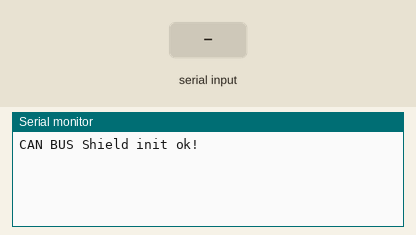
Simulated run of this sketch. Board: Arduino Uno, built with avr-gcc and run on an emulated ATmega328P. On the bench: the last lines printed to the serial monitor. The inputs (shaded band) are chosen by the test bench.

Above: at 1.2 s.
1.3 s: "1" received over Serial
At 2.4 s:
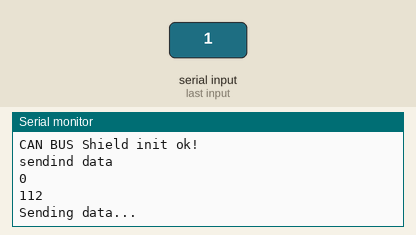
2.8 s: "0" received over Serial
At 3.9 s:
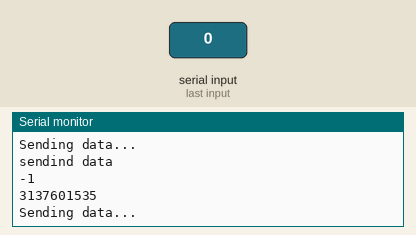
4.3 s: "2" received over Serial
At 4.7 s:
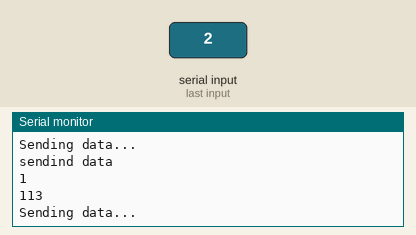
Timing chart, 0 to 7.3 s (numbered marks = the images above; inputs shaded):
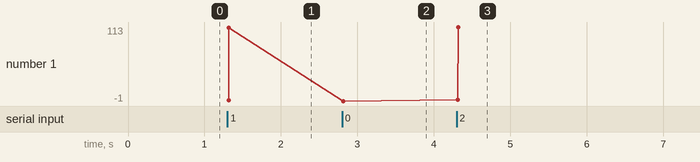

Measured:
- after the input at 1.3 s, the serial monitor: prints a new line at once (image 1)
- after the input at 2.8 s, the serial monitor: prints a new line at once (image 2)
- after the input at 4.3 s, the serial monitor: prints a new line at once (image 3)
- plotted number 1: 112 → -1 after the input at 2.8 s, -1 → 113 after the input at 4.3 s

The sketch:

can_send_rec.ino
```cpp
#include <SPI.h>
#include "mcp_can.h"

const int SPI_CS_PIN = 9;

MCP_CAN CAN(SPI_CS_PIN);                                    // Set CS pin

void setup()
{
    Serial.begin(9600);

    while (CAN_OK != CAN.begin(CAN_500KBPS))              // init can bus : baudrate = 500k
    {
        Serial.println("CAN BUS Shield init fail");
        Serial.println("Init CAN BUS Shield again");
        delay(100);
    }
    Serial.println("CAN BUS Shield init ok!");
}

void loop()
{
    unsigned char len = 0;
    unsigned char buf[8];

    if(CAN_MSGAVAIL == CAN.checkReceive())            // check if data coming
    {
        CAN.readMsgBuf(&len, buf);    // read data,  len: data length, buf: data buf

        unsigned char canId = CAN.getCanId();
        unsigned char defId = 112;
        unsigned char defId2 = 113;
        if(canId == defId){
          Serial.println("-----------------------------");
          Serial.println("get data from ID: ");
          Serial.println(canId);

          Serial.println("Point 1");
          /*for(int i = 0; i<len; i++)    // print the data
          {
              Serial.print(buf[i]);
              Serial.print("\t");
          }*/
          Serial.print(buf[len-1]);
          Serial.println();
        }
        if(canId == defId2){
          Serial.println("-----------------------------");
          Serial.println("get data from ID: ");
          Serial.println(canId);
          Serial.println("Point 2");
          /*for(int i = 0; i<len; i++)    // print the data
          {
              Serial.print(buf[i]);
              Serial.print("\t");
          }*/
          Serial.print(buf[len-1]);
          Serial.println();
        }

    }

    if(Serial.available()) {
      Serial.println("sendind data");
      int index = Serial.read() - 49;
      Serial.println(index);
      // send data:  id = 0x00, standard frame, data len = 8, stmp: data buf
      unsigned long id[3] = {0x70, 0x71, 0x72};
      Serial.println(id[index]);
      SendData(id[index]);
      //CAN.sendMsgBuf(0x70,0, 8, stmp);
    }
}

void SendData(unsigned long id) {
  Serial.println("Sending data...");
  unsigned char stmp[8] = {0, 1, 2, 3, 4, 5, 6, 7};
  CAN.sendMsgBuf(id,0, 8, stmp);
  delay(1000);
}

//END FILE
```
